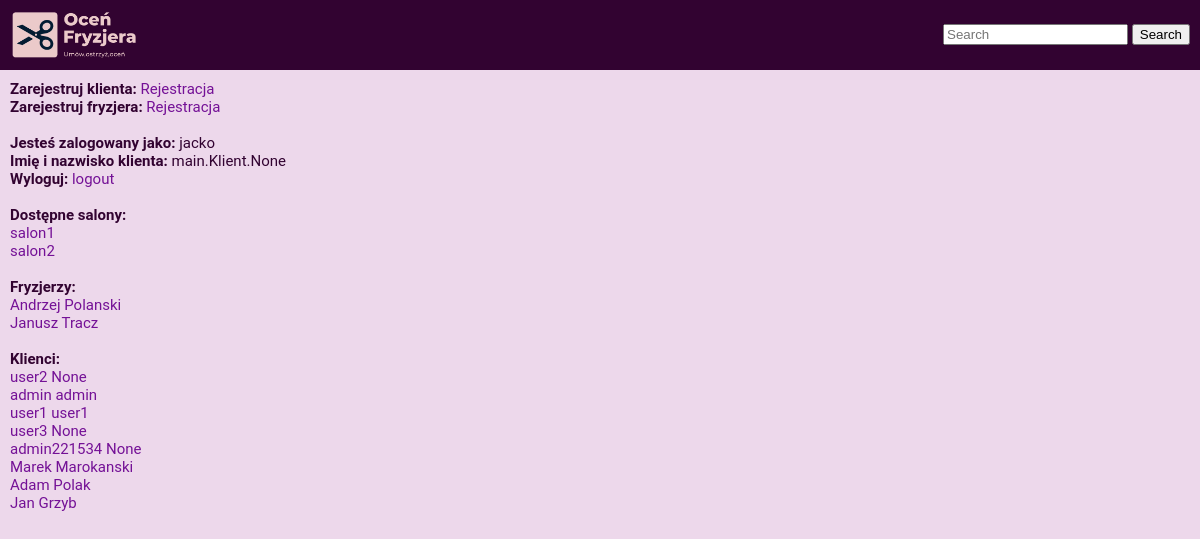
Page / (signed in) on the earlier database version.
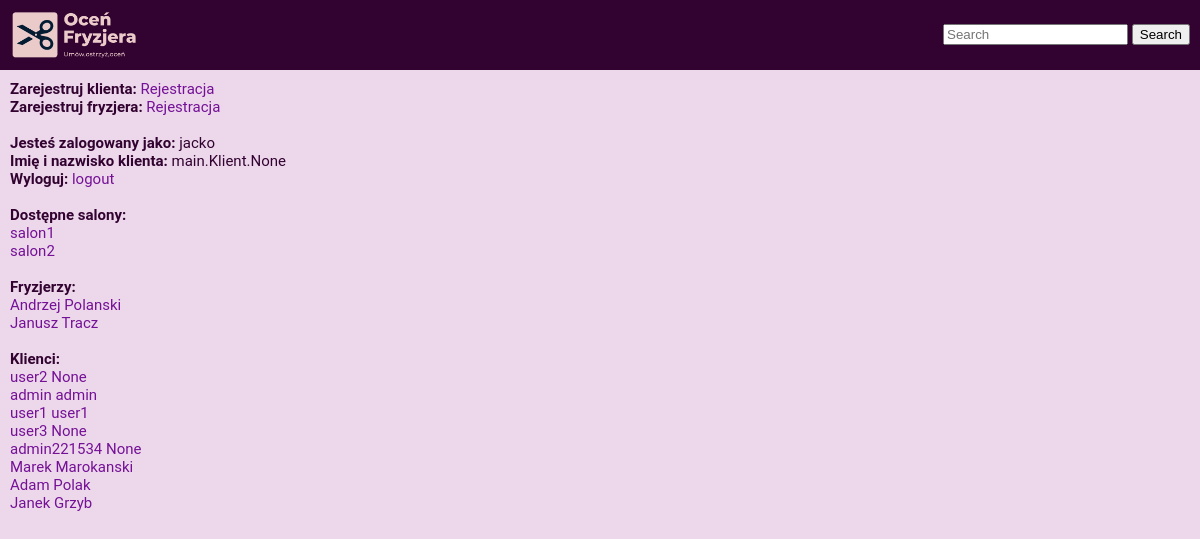
Same page on the later database version.
### main/models.py (models this page shows, shortened)
class Klient(models.Model):
    imie = models.CharField(max_length=50, null=True)
    nazwisko = models.CharField(max_length=50, null=True)
    user = models.ForeignKey(User, on_delete=models.CASCADE, related_name='klient')
    staly_klient = models.BooleanField(default=False, null=True)
    nr_telefonu = models.CharField(max_length=20, null=True, blank=True)
    ulica = models.CharField(max_length=50, blank=True, null=True)
    nr_domu = models.IntegerField(default=0, blank=True, null=True)
    miasto = models.CharField(max_length=50, null=True)
    kod_pocztowy = models.CharField(max_length=20, null=True)

### main/views.py (the view)
@login_required
def home(request):
    salony = Salon.objects.all()
    fryzjerzy = Fryzjer.objects.all()
    klienci = Klient.objects.all()
    user_klient = request.user.klient
    context = {
        'user_klient': user_klient,
        'salony': salony,
        'fryzjerzy': fryzjerzy,
        'klienci': klienci,
    }
    return render(request, 'main/home.html', context)

### main/templates/main/home.html
{% extends 'main/base.html' %}
{% block content %}
<div><span class="heading">Zarejestruj klienta:</span> <a href="{% url 'register' %}">Rejestracja</a></div>
<div><span class="heading">Zarejestruj fryzjera:</span> <a href="{% url 'barber_register' %}">Rejestracja</a></div>
<br>
{% if user.is_authenticated %}
<div><span class="heading">Jesteś zalogowany jako:</span> {{request.user.username}}</div>
<div><span class="heading">Imię i nazwisko klienta:</span> {{user_klient}} {{user_klient.nazwisko}}</div>
<div><span class="heading">Wyloguj:</span> <a href ="{% url 'logout' %}">logout</a></div>
{% else %}
<div><span class="heading">Zaloguj:</span> <a href="{% url 'login' %}">login</a></div>
{% endif %}
<br>
<div><span class="heading">Dostępne salony:</span></div>
{% for salon in salony %}
<div><a href="{% url 'pokaz_salon' salon.id %}">{{salon.nazwa}}</a></div>
{% endfor %}
<br>
<div><span class="heading">Fryzjerzy:</span></div>
{% for fryzjer in fryzjerzy %}
<div><a href="{% url 'pokaz_fryzjera' fryzjer.id %}">{{fryzjer.imie}} {{fryzjer.nazwisko}}</a></div>
{% endfor %}
<br>
<div><span class="heading">Klienci:</span></div>
{% for klient in klienci %}
<div><a href="{% url 'pokaz_klienta' klient.id %}">{{klient.imie}} {{klient.nazwisko}}</a></div>
{% endfor %}
{% endblock %}

Differences in the rows shown:
changed Klient "Grzyb": imie "Jan" → "Janek"
